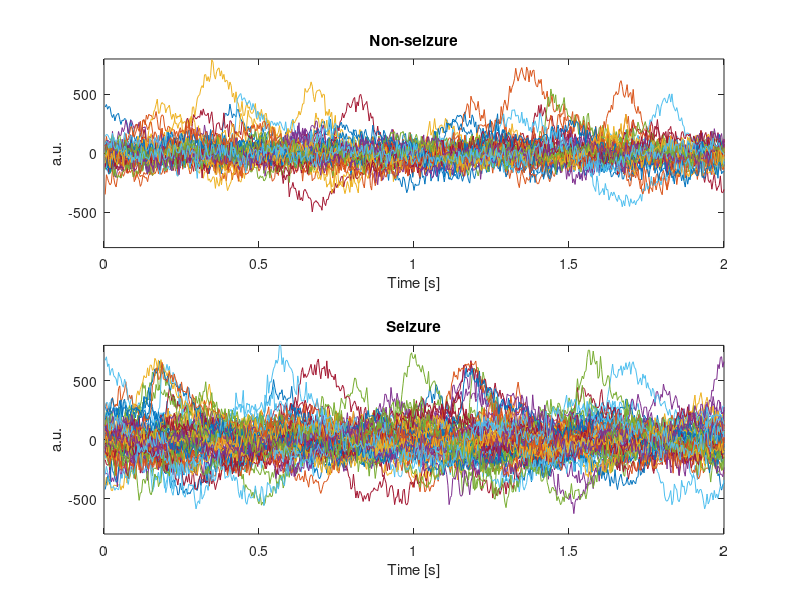

Recreate this plot in MATLAB. (Note: this script raises an error after producing the figure.)

%% Initialization

clear; close all; clc; 


load('Seizure_data.mat');

%% Data exploration

% --- Plot all non-seizure segments in one subplot, with all seizure
% segments in the subplot below.

t = (1/fs:1/fs:(length(dataTrain)/fs));
non_seizure = dataTrain(find(labelsTrain==0),:);
seizure = dataTrain(find(labelsTrain==1),:);

figure(1) %Low vs. High frequency observed 
subplot(2,1,1);
plot(t,non_seizure); 
xlabel('Time [s]'); ylabel('a.u.'); title('Non-seizure'); ylim([-800,800]);
subplot(2,1,2); 
plot(t,seizure); 
xlabel('Time [s]'); ylabel('a.u.'); title('Seizure'); ylim([-800,800]);


% --- Do you think we should standardize the raw data? If so, add your code
% here.

data_std = std(dataTrain,0,2); 
data_mean = mean(dataTrain,2);

dataTrain = dataTrain - data_mean;

%% Full signal energy as a feature

% --- Calculate the signal energy for all training segments.

full_energy = sum(dataTrain.^2,2);

%% Wavelet band energies as features

% --- Decompose each training segment with the wavelet decomposition, using
% the db4 wavelet and calculate the energy contained in the coefficients of
% each wavelet band.

wave_energy = zeros(size(dataTrain,1),6);

for i=1:size(dataTrain,1)
[c_eeg,l_eeg] = wavedec(dataTrain(i,:),5,'db4'); 
A5 = appcoef(c_eeg,l_eeg,'db4',5);                      %Approximation coefficients
wave_energy(i,1) = sum(A5.^2);                          %Approximation coefficients energy
    
    j=5;
    for k=1:5                                           %Detail coefficients and their energy
        D = detcoef(c_eeg,l_eeg,j); 
        wave_energy(i,k+1) = sum(D.^2);
        j=j-1;
    end 

end

%% Visualization of the features

% --- Visualize all features (full signal energy + all wavelet band 
% energies) using boxplots (7 subplots in total).

figure;
subplot(1,7,1); 
no_seiz_full = full_energy(find(labelsTrain==0),1);
seiz_full = full_energy(find(labelsTrain==1),1);
x_full=[no_seiz_full;seiz_full];
g0_full = zeros(length(no_seiz_full),1);
g1_full = ones(length(seiz_full),1);
g_full = [g0_full;g1_full];
boxplot(x_full,g_full)
set(gca, 'XTickLabel', {'Non-Seizure','Seizure'});
ylabel('Energy (a.u.)');
title('Full energy'); 
for j = 1:6
    subplot(1,7,j+1); 
    no_seiz_wave = wave_energy(find(labelsTrain==0),j);
    seiz_wave = wave_energy(find(labelsTrain==1),j);
    x_wave = [no_seiz_wave;seiz_wave];
    g0_wave = zeros(length(no_seiz_wave),1);
    g1_wave = ones(length(seiz_wave),1);
    g_wave = [g0_wave;g1_wave];
    boxplot(x_wave,g_wave)
    set(gca, 'XTickLabel', {'Non-Seizure','Seizure'});
    % give each subplot a title
    titles = {'A5','D5','D4','D3','D2','D1'};
    title(sprintf('%s',titles{j}));
end


%% Classification of epileptic seizure activity

% --- Classification with full energy as only features

% train a classifier using fitcdiscr using the full energy as only feature

Mdl_full = fitcdiscr(full_energy,labelsTrain);

% compute the full energy for the test set (similarly as before)

data_mean2 = mean(dataTest,2);    %Normalization 
dataTest = dataTest - data_mean2; 

full_energy2 = sum(dataTest.^2,2);

% predict the seizure activity using predict

[label_test_full,score_full] = predict(Mdl_full,full_energy2);

% --- Classification with wavelet subband energies as features

% train a classifier using fitcdiscr using the subband energies

Mdl_wave = fitcdiscr(wave_energy,labelsTrain);

% compute the subband energies for the test set (similarly as before)

wave_energy2 = zeros(size(dataTest,1),6);

for i=1:size(dataTest,1)
[c_eeg,l_eeg] = wavedec(dataTest(i,:),5,'db4'); 
A5 = appcoef(c_eeg,l_eeg,'db4',5);                      %Approximation coefficients
wave_energy2(i,1) = sum(A5.^2);                          %Approximation coefficients energy
    
    j=5;
    for k=1:5                                           %Detail coefficients and their energy
        D = detcoef(c_eeg,l_eeg,j); 
        wave_energy2(i,k+1) = sum(D.^2);
        j=j-1;
    end 

end

% predict the seizure activity using predict

[label_test_wave,score_wave] = predict(Mdl_wave,wave_energy2);

%% Performance evaluation

% --- Evaluate your classifiers (accuracy, sensitivity, specificity)

[acc_full,sens_full,spec_full] = performance(label_test_full,labelsTest);
[acc_wave,sens_wave,spec_wave] = performance(label_test_wave,labelsTest);

    %Table to show results
Classification_method = {'Full Energy';'Subband Energies'};    
Accuracy = [acc_full;acc_wave];
Sensitivity = [sens_full;sens_wave];
Specificity = [spec_full;spec_wave];
classifier_T= table(Classification_method,Accuracy,Sensitivity,Specificity);
classifier_T

    %ROC curve to compare results

roc_mat_full = [score_full(:,2) labelsTest];
roc_mat_wave = [score_wave(:,2) labelsTest];

spacing = linspace(0,1,1000);
roc_plot_mat_full = zeros(length(spacing)-1,2);
roc_plot_mat_wave = zeros(length(spacing)-1,2);

%Compute ROC
for i=1:length(spacing)
    idx_thresh1= find(roc_mat_full(:,1)>spacing(i));                    %For full energy
    test_label_roc1 = zeros(1,length(roc_mat_full));
    test_label_roc1(idx_thresh1)=1;
    [~,sens1,spec1] = performance(test_label_roc1,roc_mat_full(:,2));
    roc_plot_mat_full(i,1)=sens1;
    roc_plot_mat_full(i,2)=1-spec1;

    idx_thresh2= find(roc_mat_wave(:,1)>spacing(i));                    %For subband energies 
    test_label_roc2 = zeros(1,length(roc_mat_wave));
    test_label_roc2(idx_thresh2)=1;
    [~,sens2,spec2] = performance(test_label_roc2,roc_mat_wave(:,2));
    roc_plot_mat_wave(i,1)=sens2;
    roc_plot_mat_wave(i,2)=1-spec2;
end

AUC1= abs(trapz(roc_plot_mat_full(:,2),roc_plot_mat_full(:,1)));
AUC2= abs(trapz(roc_plot_mat_wave(:,2),roc_plot_mat_wave(:,1)));

figure
hold on 
plot([0,1],[0,1],'--k')
plot(roc_plot_mat_full(:,2),roc_plot_mat_full(:,1),'b')
plot(roc_plot_mat_wave(:,2),roc_plot_mat_wave(:,1),'r')
legend('Random Classifier',sprintf('Full Energy. AUC = %.2f',AUC1),sprintf('Subband Energies. AUC = %.2f',AUC2))
xlabel('FPR')
ylabel('TPR')
title('ROC Curves of Different Classifiers');